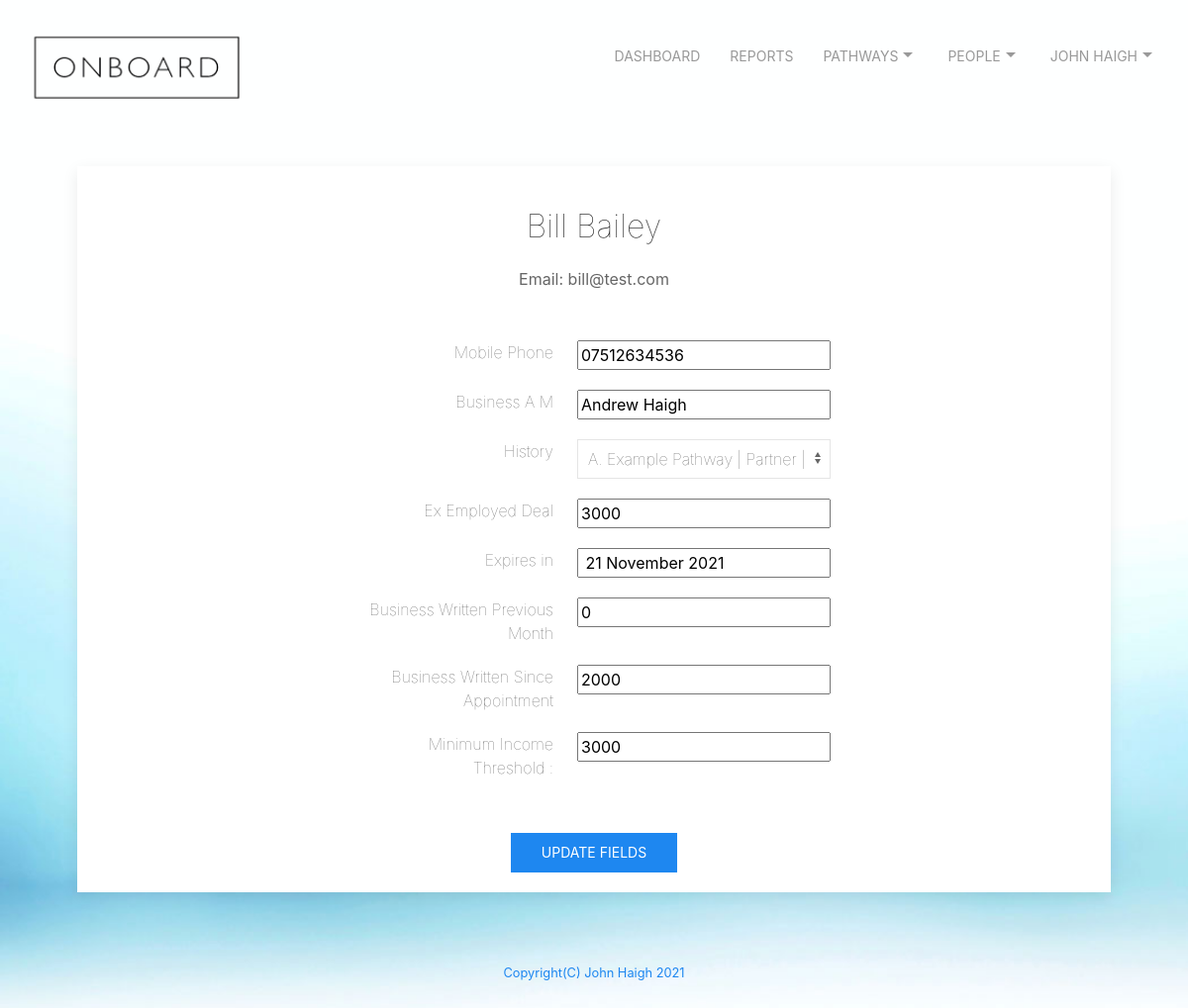
Page /updatefields?name=bill@test.com (signed in) on the committed database.
### tables this page shows
CREATE TABLE people ('id' integer PRIMARY KEY NOT NULL, 'firstname' text NOT NULL, 'lastname' text NOT NULL, 'mobile' text NOT NULL, 'email' text NOT NULL, 'pdm' text NOT NULL, 'bam' text, 'pathwayEnrolled' text, 'pathwayEnrolledDate' text, 'pathwayEnrolledPosition' text, 'pathwayEnrolledProgress' integer,  'pathwayEnrolledPositionDate' text, 'history' text, 'exEmployedDeal' text, 'exEmployedDealExpiry' text, 'businessWrittenPreviousMonth' integer, 'businessWrittenYearToDate'  integer, 'daysinpathway' integer, 'estcompletion' text, 'score' int, 'minincome' int, 'practice' text, 'dateappointed' text, 'dayssinceappointment' int, 'appointed' int);

### app.py (the view, shortened to what this page needs)
@app.route("/updatefields", methods=["GET", "POST"])
@login_required
def updatefields():
    if request.method == "GET":
        db = SQL("sqlite:///onboard.db")
        info = db.execute("SELECT * FROM users WHERE id = ?", session["user_id"])
        username = info[0]['email']
        firstname = info[0]['firstname']
        lastname = info[0]['lastname']
        personemail = request.args.get('name')
        fullname = firstname + ' ' + lastname
        rows = db.execute("SELECT DISTINCT * FROM people WHERE email = ?", personemail)
        lanes = db.execute("SELECT pathwayName FROM pathways WHERE email = ? ORDER by pathwayName", username)
        return render_template("updatefields.html", FullName = fullname, rows = rows, lanes = lanes)

### app.py (called while the page is built)
@app.after_request
def after_request(response):
    response.headers["Cache-Control"] = "no-cache, no-store, must-revalidate"
    response.headers["Expires"] = 0
    response.headers["Pragma"] = "no-cache"
    return response

def login_required(f):
    @wraps(f)
    def decorated_function(*args, **kwargs):
        if session.get("user_id") is None:
            return redirect("/login")
        return f(*args, **kwargs)
    return decorated_function

### templates/updatefields.html (shortened to what this page needs)
{% extends "layout.html" %}
{% block main %}
<div class="uk-card uk-card-default uk-card-small">
  <div class="uk-text-center uk-card-body">
    <div class="uk-text-center uk-card-body">
      <h2 class="uk-text uk-text-lighter">{{ rows[0]["firstname"] }} {{ rows[0]['lastname'] }}</h2>
      <p>Email: {{ rows[0]['email'] }}</p>
    </div>
    <div class="center">
      <table class="uk-table uk-table-small uk-text uk-text-lighter">
        <form method="POST">
          <thead>
            <th class="uk-table uk-table-small"></th>
            <th class="uk-table uk-table-small"></th>
          </thead>
          <tr>
            <td style="text-align: right;">Mobile Phone</td>
            <td><input type="text" name="mobile" value="{{ rows[0]['mobile'] }}"></td>
          </tr>
            <td style="text-align: right;">Business A M</td>
            <td><input type="text" name="bam" value="{{ rows[0]['bam'] }}"></td>
          <tr>
            <td style="text-align: right;">History</td>
            <td>
              <select class="uk-select" name="history">
                {% for lanes in lanes %}
                <option>{{ lanes['pathwayName'] }}</option>
                {% endfor %}
              </select>
            </td>
          </tr>
          <tr>
            <td style="text-align: right;">Ex Employed Deal</td>
            <td><input type="text" name="exemployeddeal" value="{{ rows[0]['exEmployedDeal'] }}"></td>
          </tr>
          <tr>
            <td style="text-align: right;">Expires in</td>
            <td><input type="text" name="exemployeddealexpiry" value="{{ rows[0]['exEmployedDealExpiry'] }}"></td>
          </tr>
          <tr>
            <td style="text-align: right;">Business Written Previous Month</td>
            <td><input type="text" name="businessWrittenPreviousMonth" value="{{ rows[0]['businessWrittenPreviousMonth'] }}"></td>
          </tr>
          <tr>
            <td style="text-align: right;">Business Written Since Appointment</td>
            <td><input type="text" name="businessWrittenYearToDate" value="{{ rows[0]['businessWrittenYearToDate'] }}"></td>
          </tr>
          <tr>
            <td style="text-align: right;">Minimum Income Threshold :</td>
            <td><input type="text" name="minincome" value="{{ rows[0]['minincome'] }}"></td>
          </tr>
          </table>
          <br />
          <button class="uk-button uk-button-primary" type="submit">Update Fields</button>
          <br />
    </div>
  </div>
</div>
{% endblock %}

### static/styles.css (style rules this page uses)
body { border-color: coral; }
.center { width:50%; height:50%; margin:0 auto; }
body { background-image: url("images/onboard_homepage_background_1400x933px.jpg"); background-repeat: repeat; background-size: cover; background-color: #464646; height: 200vh; }

### rows in the picture
people: firstname "Bill", lastname "Bailey", email "bill@test.com", mobile "07512634536", bam "Andrew Haigh", exemployeddeal "3000", exemployeddealexpiry "21 November 2021", businessWrittenPreviousMonth "0", businessWrittenYearToDate "2000", minincome "3000"

### other values in the picture
{{ FullName }} "JOHN HAIGH"
form field history "A. Example Pathway | Partner | New Business"
